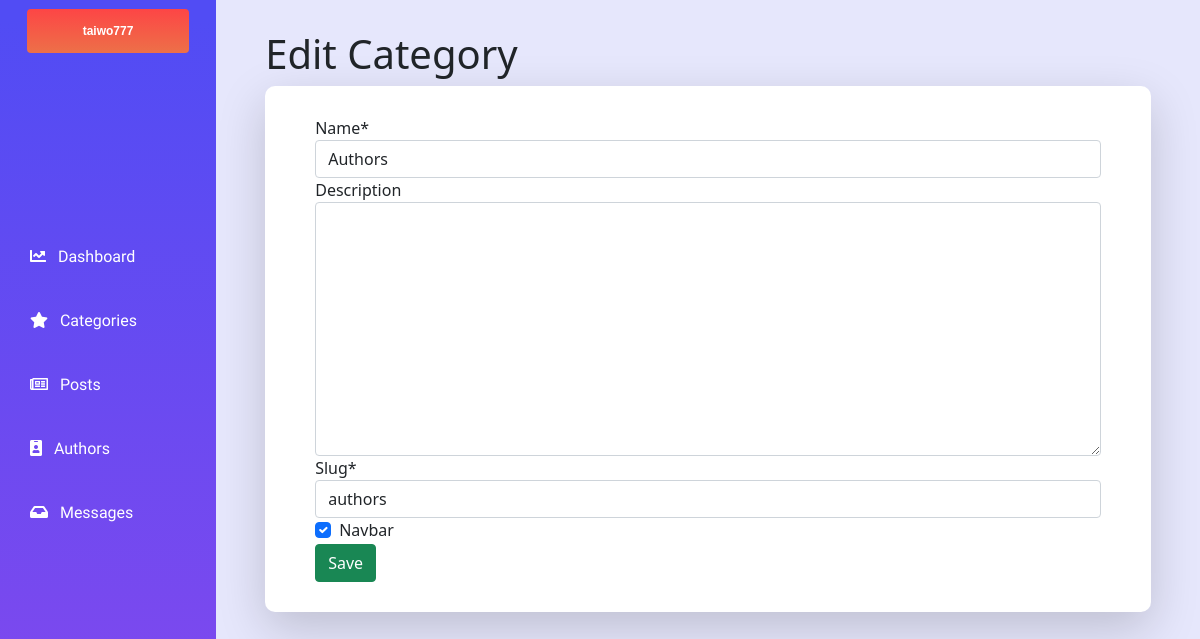
The page /dashboard/categoryEdit/authors/ (signed in) on the database as committed earlier.
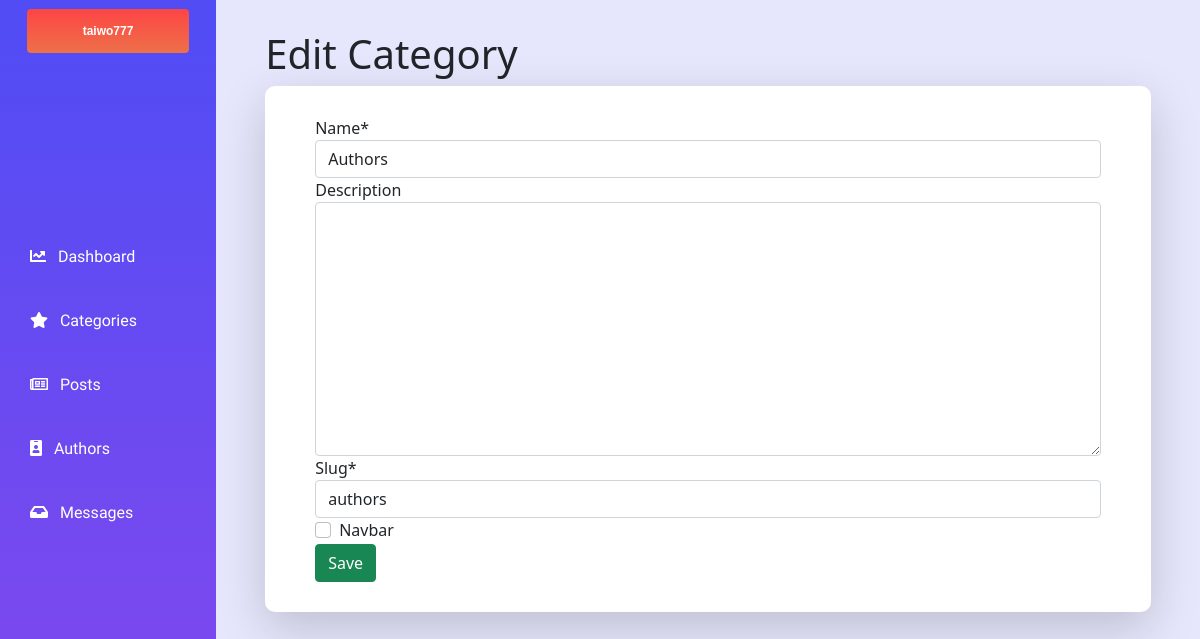
The same page on the database as committed later.
### accounts/models.py (models this page shows)
class CustomUser(AbstractUser):
    first_name = models.CharField(max_length=128)
    last_name = models.CharField(max_length=128)
    profile_image = models.ImageField(upload_to='accounts', blank=False, default='accounts/user01.jpeg')
    REQUIRED_FIELDS = [
        'first_name',
        'last_name',
        'email'
    ]

### website/models.py (models this page shows, shortened)
class Category(models.Model):
    name = models.CharField(max_length=250, unique=True)
    description = models.TextField(blank=True)
    slug = models.SlugField(null=True,unique=True)
    navbar = models.BooleanField(default=False)
    class Meta:
        ordering = ('name',)
        verbose_name = 'category'
        verbose_name_plural = 'categories'

### dashboard/views.py (the view)
# urls.py: path('categoryEdit/<slug:category_slug>/', views.editCategory, name='editCategory'),
@user_passes_test(group_check)
def editCategory(request, category_slug):
    editCateogry = Category.objects.get(slug=category_slug)
    form = CategoryForm(request.POST or None, instance = editCateogry)
    if form.is_valid():
        form.save()
        return HttpResponseRedirect(reverse('dashboard:categories'))
    context = {'form':form}
    return render(request, 'dashboard/category_edit.html', context )

### contact/forms.py
class MessageForm(ModelForm):
    class Meta:
        model = Messages
        fields = ['name', 'email', 'body']

### website/forms.py
class CategoryForm(ModelForm):
    class Meta:
        model = Category
        fields = '__all__'

### dashboard/views.py (called while the page is built)
def group_check(user):
    if user.groups.filter(name="Admin").exists() == True:
        return True
    else:
        return False

### website/context_processors.py (called while the page is built)
def whatWeDo(request):
    whatWeDo = Post.objects.filter(category = 8)
    return dict(whatWeDo=whatWeDo)

def menu(request):
    links = Category.objects.filter(navbar = True)
    return dict(links=links)

def post_menu(request):
    post_list = Post.objects.filter(published = True)
    return dict(post_list=post_list)

def message_count(request):
    message_countAll = Messages.objects.filter(read=False)
    message_count = message_countAll.count()
    return dict(message_count=message_count)

def contact_form(request):
    formMessage = MessageForm()
    context = {
        'formMessage':formMessage
    }
    return context

### dashboard/templates/dashboard/category_edit.html (shortened to what this page needs)
{% extends "baseManager.html" %}
{% load static %}
{% load crispy_forms_tags %}
{% block content%}
<link rel="stylesheet" href="{% static 'css/category.css' %}" />
  <div class="content mobileContainer">
    <div style="width: 90%;" class="tableHeaderContainer">
      <div class="postSection">
        <h1 class="postSectionItem">Edit Category</h1>
      </div>
    </div>
<div style="border-radius: 10px; " class="tableConatiner shadow-lg">
    <form style="width: 100%;" class="formContainer" action="" method="post" enctype="multipart/form-data">
        {{ form | crispy }}
        <button class="btn btn-success" type="submit">Save</button>
    </form>
</div>
</div>
    {% endblock content %}

### dashboard/templates/baseManager.html (shortened to what this page needs)
{% load static %}
<!DOCTYPE html>
<html lang="en">
<head>
    <link rel="stylesheet" href="{% static 'css/manager.css' %}" />
    <link href="https://cdn.jsdelivr.net/npm/bootstrap@5.0.1/dist/css/bootstrap.min.css" rel="stylesheet">
      <link rel="stylesheet" href="https://use.fontawesome.com/releases/v5.15.1/css/all.css">
</head>
<body>
  <div class="container-fluid" style="padding:0; margin:0;">
  {% include 'sidebar.html' %}
    {% block content %}
    {% endblock %}
  </div>
</body>
</html>

### dashboard/templates/sidebar.html (shortened to what this page needs)
{% load static %}
<link rel="stylesheet" href="{% static 'css/manager.css' %}" />
<div class="sidebar">
<div class="badge bg-light  text-center py-md-3 px-md-3 w-75 mx-auto AdminProfileHeader">
    {{request.user}}
    </div>
<div class=" sectionContent ">
   <a class="text-white sidebar-link" href="{% url 'dashboard:main' %}"">
    <i class="fas fa-chart-line"></i>&nbsp;&nbsp;   Dashboard
    </a>
    <a id="" class="text-white sidebar-link target" href="{% url 'dashboard:categories' %}">
        <i class="fas fa-star"></i>&nbsp;&nbsp;  Categories
    </a>
    <a class="text-white sidebar-link" href="{% url 'dashboard:posts' %}">
        <i class="far fa-newspaper"></i>&nbsp;&nbsp;   Posts
    </a>
    <a class="text-white sidebar-link" href="{% url 'dashboard:authors' %}">
        <i class="fas fa-id-badge"></i>&nbsp;&nbsp;   Authors
    </a>
    <a class="text-white sidebar-link" href="{% url 'dashboard:messages' %}">
        <i class="fas fa-inbox"></i>&nbsp;&nbsp;   Messages
    </a>
</div>
</div>

### dashboard/templates/navbarM.html (shortened to what this page needs)
{% load static %}

### static/css/manager.css (style rules this page uses)
@media only screen and (min-width: 969px) { .AdminProfileHeader { font-family: Helvetica; font-weight: bolder; margin-bottom: 80% !important; margin-top: 4%; background: linear-gradient(180deg, rgba(255, 0, 0, 0.72) 0%, #ED7048 100%); } }
@media only screen and (min-width: 969px) { .sidebar { background: linear-gradient(180deg, #514CF4 2.36%, #8648ED 102.36%); width: 18%; font-family: 'Righteous', cursive; } }
@media only screen and (min-width: 969px) { .AdminProfileHeader { display: flex; justify-content: center; } }
@media only screen and (min-width: 969px) { .content { height: 100vh !important; background-color: #E6E7FC; width: 82%; display: flex; align-items: center; flex-direction: column; } }
@media only screen and (min-width: 969px) { .sidebar-link { list-style-type: none; text-transform: none; text-decoration: none; transition: 0.3s ease-in-out; } }
@media only screen and (min-width: 969px) { .sidebar, .content { height: 100vh !important; overflow: auto; float: left; } }
@media only screen and (min-width: 969px) { .sectionContent { display: flex; flex-direction: column; } }
@media only screen and (min-width: 969px) { .sectionContent a { padding-bottom: 20px; padding-top: 20px; padding-left: 30px; } }

### static/css/category.css (style rules this page uses)
@media only screen and (min-width: 969px) { .formContainer { width: 90%; } }
@media only screen and (min-width: 969px) { .tableConatiner { display: flex; justify-content: center; width: 90%; padding: 30px 50px; border-radius: 70px; background-color: white; } }
@media only screen and (min-width: 969px) { .postSection { display: flex; align-items: center; } }
@media only screen and (min-width: 969px) { .tableHeaderContainer { padding-top: 3%; display: flex; align-items: center; justify-content: space-between; } }
@media only screen and (min-width: 969px) { .postSectionItem { margin-right:30px; } }
@media only screen and (min-width: 969px) { ::placeholder { padding: 10px; } }

Rows that differ between the two databases and show on the page:
changed Category "Authors": navbar "☑" → "☐"
